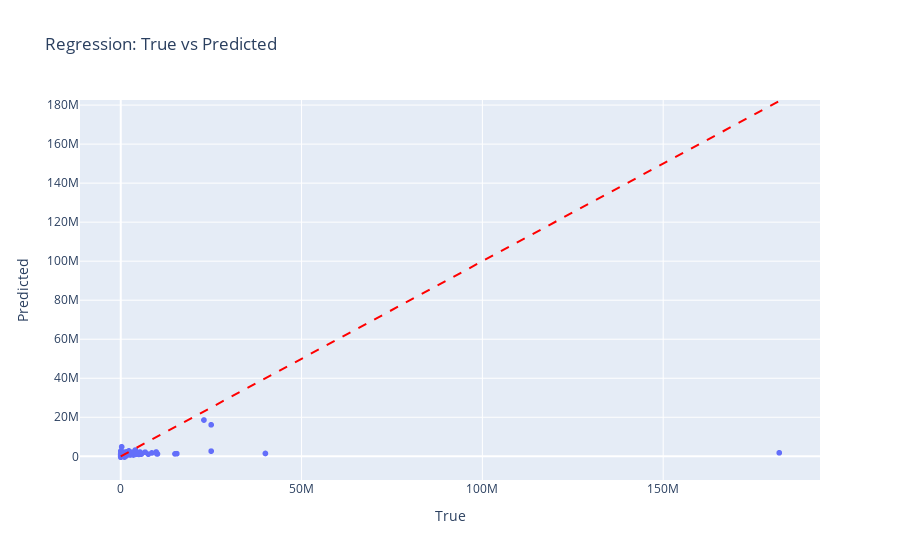
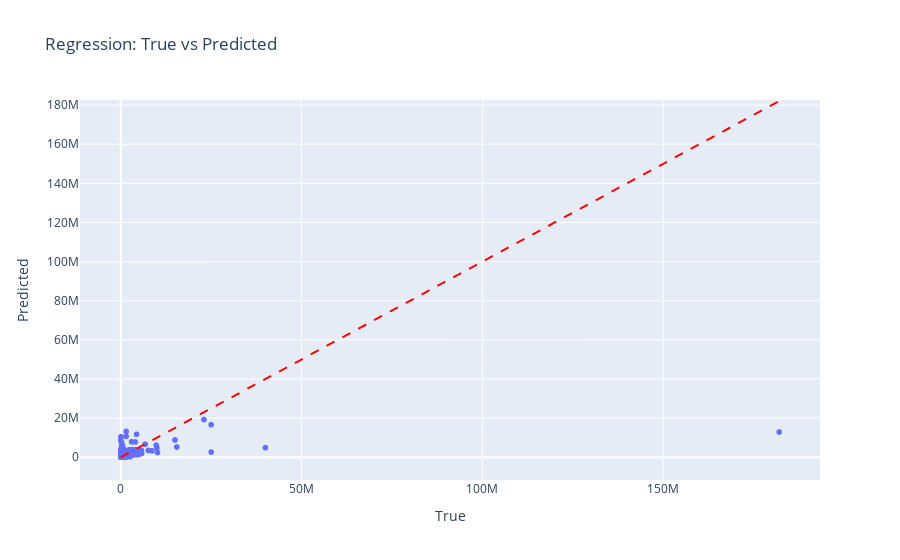
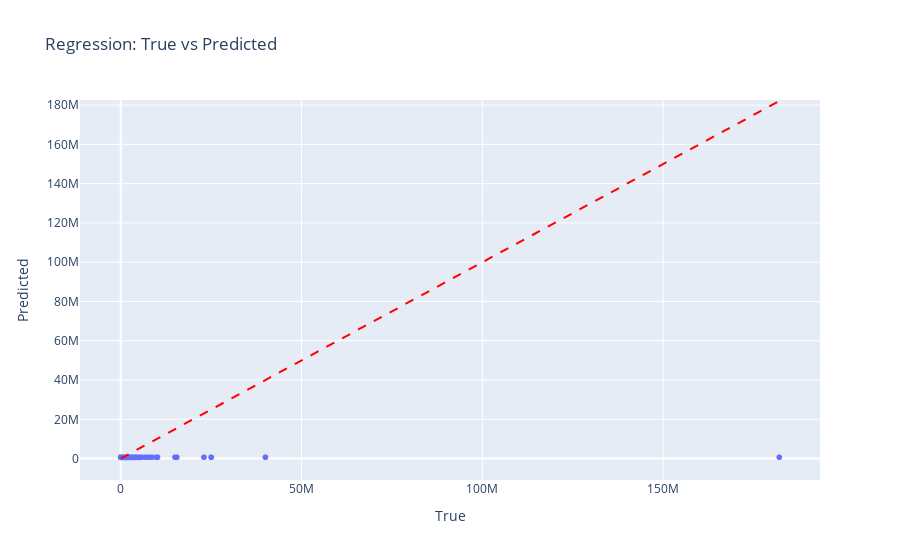

Source (notebook cell) for these figures, in order:
### Code cell
metrics_results = {}
for name, model in models.items():
    print(f"Training {name}...")
    metrics_results[name] = train_and_evaluate(
        model, X_scaled, y_scaled, task="regression", plot=True
    )

### Figure 1 — Plotly figure (JSON) as saved in the notebook; plotly's stock layout.template omitted (floating-point values rounded to 4 significant figures; data arrays with more than 128 entries replaced by an {"elided": "..."} marker saying what was removed)
{"data": [{"hovertemplate": "True=%{x}<br>Predicted=%{y}<extra></extra>", "legendgroup": "", "marker": {"color": "#636efa", "symbol": "circle"}, "mode": "markers", "name": "", "showlegend": false, "type": "scattergl", "x": {"elided": "1252 float values"}, "xaxis": "x", "y": {"elided": "1252 float values"}, "yaxis": "y"}], "layout": {"legend": {"tracegroupgap": 0}, "shapes": [{"line": {"color": "red", "dash": "dash"}, "type": "line", "x0": 465, "x1": 182091376, "y0": 465, "y1": 182091376}], "title": {"text": "Regression: True vs Predicted"}, "xaxis": {"anchor": "y", "domain": [0, 1], "title": {"text": "True"}}, "yaxis": {"anchor": "x", "domain": [0, 1], "title": {"text": "Predicted"}}}}

### Figure 2 — Plotly figure (JSON) as saved in the notebook; plotly's stock layout.template omitted (floating-point values rounded to 4 significant figures; data arrays with more than 128 entries replaced by an {"elided": "..."} marker saying what was removed)
{"data": [{"hovertemplate": "True=%{x}<br>Predicted=%{y}<extra></extra>", "legendgroup": "", "marker": {"color": "#636efa", "symbol": "circle"}, "mode": "markers", "name": "", "showlegend": false, "type": "scattergl", "x": {"elided": "1252 float values"}, "xaxis": "x", "y": {"elided": "1252 float values"}, "yaxis": "y"}], "layout": {"legend": {"tracegroupgap": 0}, "shapes": [{"line": {"color": "red", "dash": "dash"}, "type": "line", "x0": 465, "x1": 182091376, "y0": 465, "y1": 182091376}], "title": {"text": "Regression: True vs Predicted"}, "xaxis": {"anchor": "y", "domain": [0, 1], "title": {"text": "True"}}, "yaxis": {"anchor": "x", "domain": [0, 1], "title": {"text": "Predicted"}}}}

### Figure 3 — Plotly figure (JSON) as saved in the notebook; plotly's stock layout.template omitted (floating-point values rounded to 4 significant figures; data arrays with more than 128 entries replaced by an {"elided": "..."} marker saying what was removed)
{"data": [{"hovertemplate": "True=%{x}<br>Predicted=%{y}<extra></extra>", "legendgroup": "", "marker": {"color": "#636efa", "symbol": "circle"}, "mode": "markers", "name": "", "showlegend": false, "type": "scattergl", "x": {"elided": "1252 float values"}, "xaxis": "x", "y": {"elided": "1252 float values"}, "yaxis": "y"}], "layout": {"legend": {"tracegroupgap": 0}, "shapes": [{"line": {"color": "red", "dash": "dash"}, "type": "line", "x0": 465, "x1": 182091376, "y0": 465, "y1": 182091376}], "title": {"text": "Regression: True vs Predicted"}, "xaxis": {"anchor": "y", "domain": [0, 1], "title": {"text": "True"}}, "yaxis": {"anchor": "x", "domain": [0, 1], "title": {"text": "Predicted"}}}}
